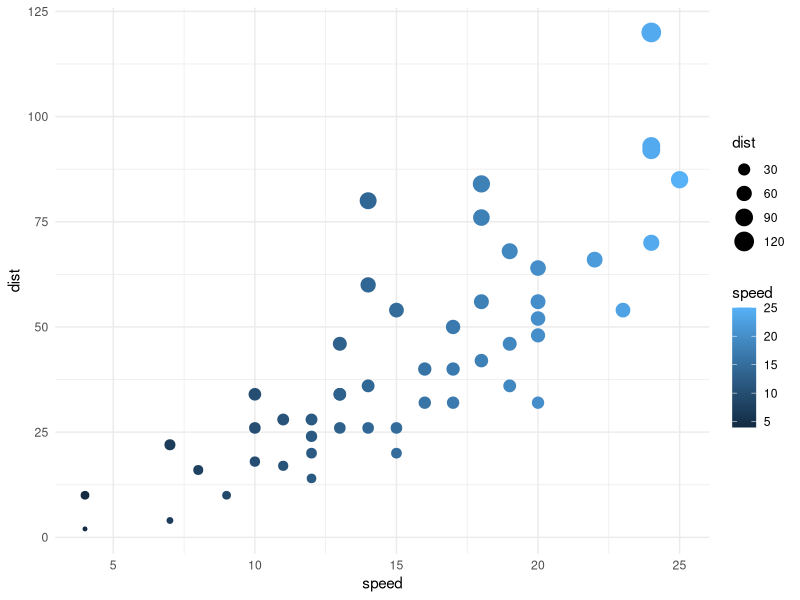

The R script that drew this image:
## ---- chunk 1
knitr::opts_chunk$set(echo = TRUE)
## ---- chunk 2
summary(cars)
## ---- chunk 3
library(ggplot2)
theme_set(theme_minimal())
ggplot(cars, aes(x=speed, y=dist, color=speed, size=dist)) + geom_point()
